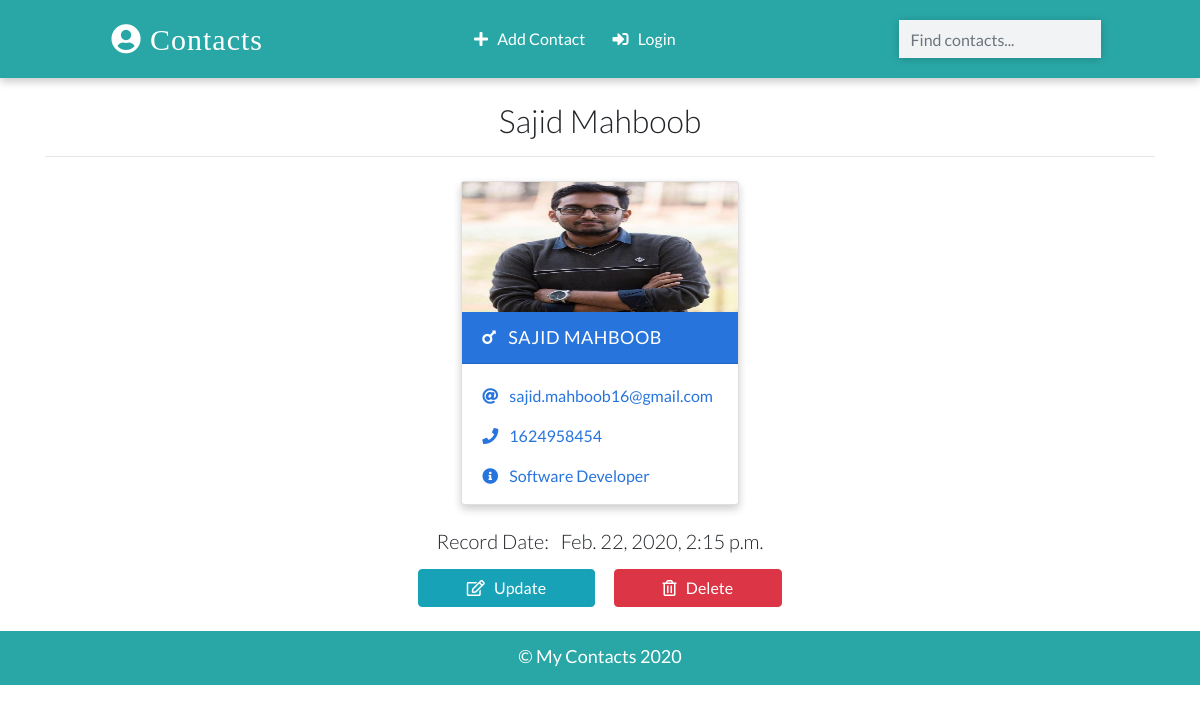
Screenshot of /detail/7/ with the database file from the repository.
### cms/models.py (models this page shows, shortened)
class Contact(models.Model):
    name = models.CharField(max_length=20)
    email = models.EmailField(max_length=100)
    phone = models.IntegerField()
    info = models.CharField(max_length=30)
    gender = models.CharField(max_length=50, choices=(
        ('male', 'Male'),
        ('female', 'Female'),
    ))
    image = models.ImageField(upload_to='images/', blank=True)
    date_added = models.DateTimeField(default = datetime.now)
    class Meta:
        ordering = ['-id']

### cms/views.py (the view)
# urls.py: path('detail/<id>/', views.detail, name='detail'),
def detail(request, id):
    context = {
        'contacts': Contact.objects.get(pk=id)
    }
    return render(request, 'detail.html', context)

### templates/detail.html (shortened to what this page needs)
{% extends 'base.html' %}
{% load static %}
{% block main_content %}
    <div class="container">
      <h2 class="heading font-weight-light text-center">{{ contacts.name }}</h2>
      <hr />
    </div>
    <div class="container main-part">
      {% include 'partials/_card.html' %}
    </div>
    <div class="container mt-3">
        <h5 class="text-center my-3 font-weight-light">Record Date: &nbsp; {{contacts.date_added}}</h5>
        <p class="text-center text-light">
            <a class="btn btn-info px-5" href="{% url 'update' contacts.id %}">
                <i class="far fa-edit"></i> &nbsp; Update
            </a>
            <a class="btn btn-danger px-5" href="{% url 'delete' contacts.id %}">
                <i class="far fa-trash-alt"></i> &nbsp; Delete
            </a>
        </p>
    </div>
{% endblock main_content %}

### templates/partials/_card.html (shortened to what this page needs)
{% load static %}
{% if contacts.gender == 'male' %}
    <div class="card my-2 mx-2 boy-card {% if 'detail' in request.path %} mx-auto w-25 {% endif %} ">
        <img src="{% if contacts.image %}
        {{contacts.image.url}}
        {% else %}
        {% static 'images/boy.png' %}
        {% endif %}" class="img-fluid" />
        <div class="card-header">
        <a href="{% url 'detail' contacts.id %}" class="text-white header-link"
            ><i class="fas fa-mars mr-2"></i> {{contacts.name}}</a>
        </div>
        <div class="card-body pb-0">
        <p>
            <i class="fas fa-at mr-2"></i>
            <a href="mailto:sajid.mahboob16@gmail.com">{{contacts.email}} </a>
        </p>
        <p>
            <i class="fas fa-phone mr-2"></i>
            <a href="tel:01624958454">{{contacts.phone}}</a>
        </p>
        <p><i class="fas fa-info-circle mr-2"></i> {{contacts.info}}</p>
        </div>
    </div>
 {% endif %}

### static/css/main.css (style rules this page uses)
:root { --back: #29a7a6; --girl: #e64298; --boy: #2874dd; }
body { font-family: Lato, sans-serif; }
.card { box-shadow: 0 4px 8px 0 rgba(0, 0, 0, 0.2); transition: 0.3s; min-width: 250px; box-sizing: border-box; }
img { height: 130px !important; }
.card-header { font-size: 18px; letter-spacing: 0.5px; text-transform: uppercase; }
.boy-card .card-header { background-color: var(--boy); }
.boy-card .card-body, .boy-card .card-body p a { color: var(--boy); }
.card-body p { cursor: pointer; }
.main-part { display: flex; flex-wrap: wrap; justify-content: space-evenly; }

### rows the page displays
Contact: name "Sajid Mahboob", image (picture), name "SAJID MAHBOOB", email "sajid.mahboob16@gmail.com", phone "1624958454", info "Software Developer", date_added "Feb. 22, 2020, 2:15 p.m."
